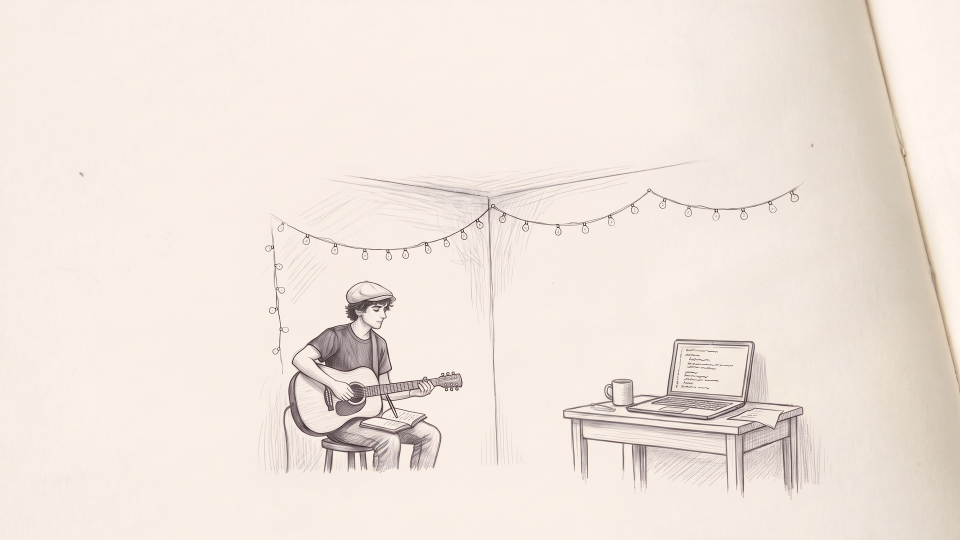
#> input picture media/act5/tex/page01.jpg, 1920 x 1080 px, found by its file name (shown at 1/2 size)
$ python build_strum.py
#> lines starting #> are read from the running program, lines starting #| are printed output that depends on the picture; after the words box and inside, x2 and y2 are one past the last pixel; in counts of white or black regions, pixels touching at a corner belong together
#!/usr/bin/env python3
"""v45_open (Jade 10-19: "0:00 - can we animate some guitar strumming on Charlie, even here?")
Splits Charlie's strumming forearm + hand off the 2011 page (#01) so cold_open.js can swing it on the strums.

Inputs
  media/act5/tex/page01.jpg                       the page as shown (1920x1080 frame px)
  assets/v4_stills/work/v45_open/arm_in.png       512x512 crop of work/passB_oc/plate01_clean_a.png at (746,860) (source px)
  assets/v4_stills/work/v45_open/arm_gen_a.png    NBP edit of arm_in (gen_arm.py, tag v45_open_arm_a): the guitar with the arm removed
Outputs (media/act5/tex/)
  hole01.png                       the clean guitar (NBP) inside the forearm footprint only (RGBA, same box as arm01), drawn over page01
  arm01.png                        the forearm + hand cut from page01 (RGBA, alpha = the traced footprint, 1 px feather)
  strum01.json                     arm01 placement + pivots (frame px): elbow, wrist, hand; head pivot for the nod variant
At rest (no rotation) page01 + hole01 + arm01 == page01 (checked below: max abs diff printed).
usage: .venv/bin/python assets/v4_stills/tools/v45_open/build_strum.py"""
import json, numpy as np
from PIL import Image, ImageDraw
from scipy import ndimage
R = '/home/jade/Documents/vibesong/'
WK = R + 'assets/v4_stills/work/v45_open/'; TEX = R + 'media/act5/tex/'
CX, CY, CN = 746, 860, 512                      # crop origin + size in source px (2752x1536)
SX, SY = 1920 / 2752, 1080 / 1536               # source px -> frame px
# the forearm + hand footprint, traced on arm_in (crop px): elbow tip, underside to the bridge, the hand, wrist top, forearm top, crease
POLY = [(89, 173), (100, 184), (120, 200), (150, 218), (185, 236), (200, 246), (215, 256), (232, 275), (250, 281), (265, 280), (271, 268),
        (268, 252), (265, 240), (258, 232), (250, 229), (230, 225), (217, 222), (200, 207), (180, 190), (160, 175), (152, 162), (120, 163)]
DIL = 7                                         # footprint dilation (frame px, odd): takes the arm's outline strokes + their soft edge shading along
ELBOW, WRIST, HAND = (100, 176), (222, 236), (248, 255)   # crop px

def to_frame(p): return ((p[0] + CX) * SX, (p[1] + CY) * SY)

page = np.asarray(Image.open(TEX + 'page01.jpg').convert('RGB'), np.float32)
gen = np.asarray(Image.open(WK + 'arm_gen_a.png').convert('RGB').resize((CN, CN), Image.LANCZOS), np.float32)
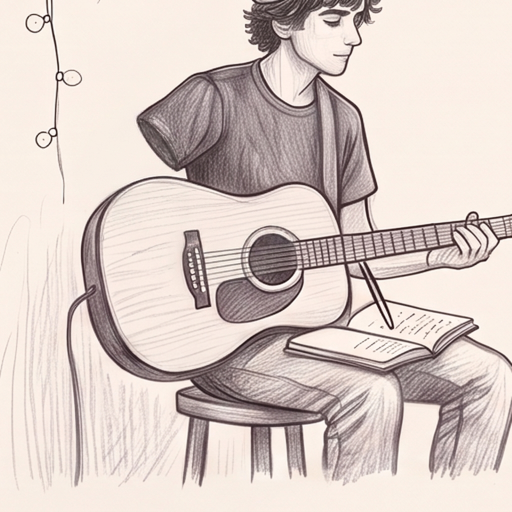
#> input picture assets/v4_stills/work/v45_open/arm_gen_a.png, 1024 x 1024 px, found by its file name (shown at 1/2 size)
inp = np.asarray(Image.open(WK + 'arm_in.png').convert('RGB'), np.float32)
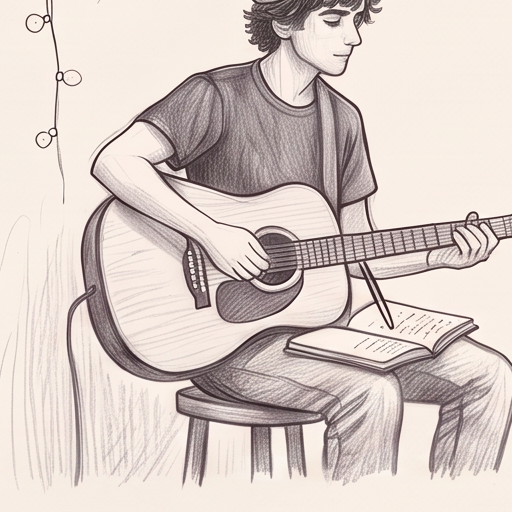
#> input picture assets/v4_stills/work/v45_open/arm_in.png, 512 x 512 px, found by its file name

# footprint mask in frame px (supersampled polygon, dilated ~1.5 px so the arm's outline stroke is inside, 1 px feather)
SS = 4
mk = Image.new('L', (1920 * SS, 1080 * SS), 0)
#> mk: PIL image 7680x4320 L; every value is 0
ImageDraw.Draw(mk).polygon([(x * SS, y * SS) for x, y in map(to_frame, POLY)], fill=255)
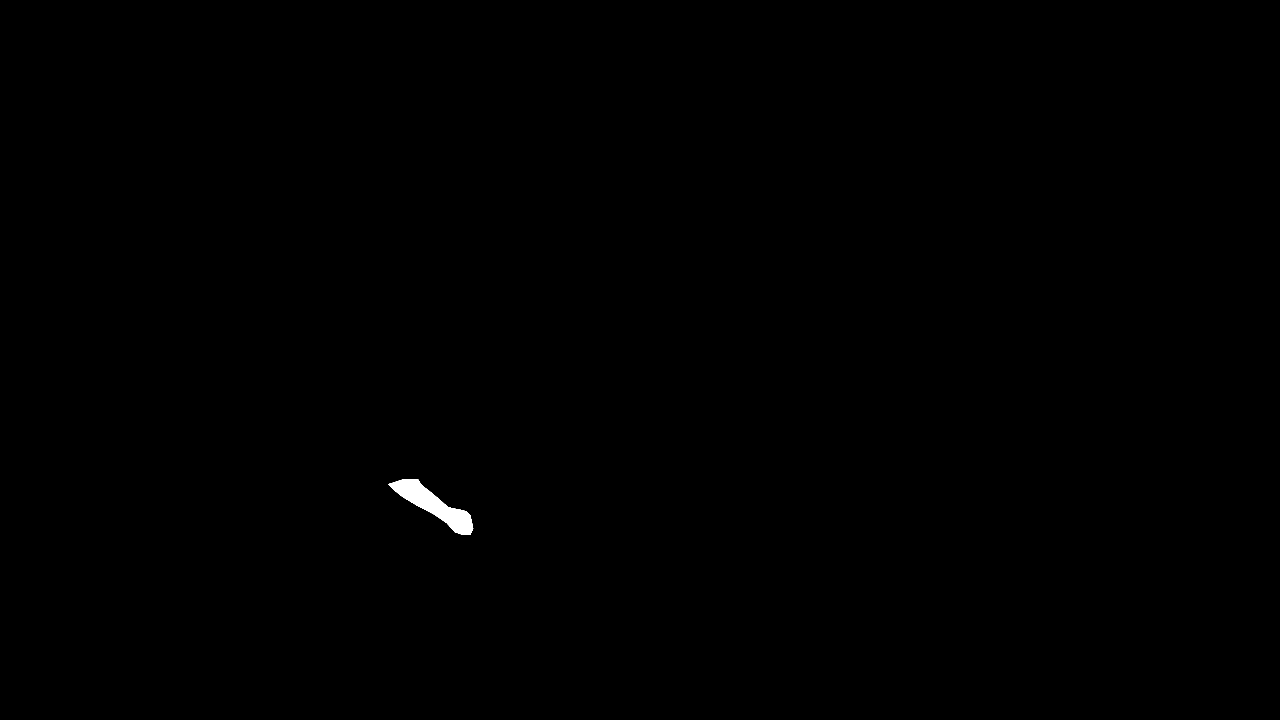
#> mk: PIL image 7680x4320 L (shown at 1/6 size); 0.17% white; 1 white region, box (x1, y1, x2, y2) and area: (2330, 2874, 2839, 3210) 57549
M = np.asarray(mk, np.float32).reshape(1080, SS, 1920, SS).mean((1, 3)) / 255
Mb = ndimage.grey_dilation(M, size=(DIL, DIL)); Ms = ndimage.grey_dilation(M, size=(3, 3))
# the wide rim only along the forearm; the hand keeps a tight rim (a wide one dragged the dark sound hole along with the fingers)
kx = np.clip((to_frame(WRIST)[0] - 4 - np.arange(1920)) / 8, 0, 1)[None, :]
M = Mb * kx + Ms * (1 - kx)
M = np.clip(ndimage.gaussian_filter(M, 0.7) * 1.15, 0, 1)

# the gen (crop px) resampled into frame px over the crop's frame box, tone-matched to page01 outside the footprint
fy, fx = np.mgrid[0:1080, 0:1920].astype(np.float32)
cx = fx / SX - CX; cy = fy / SY - CY
inbox = (cx >= 0) & (cx <= CN - 1) & (cy >= 0) & (cy <= CN - 1)
G = np.stack([ndimage.map_coordinates(gen[..., k], [cy, cx], order=3, mode='nearest') for k in range(3)], -1)
ring = (ndimage.binary_dilation(M > 0.02, iterations=14) & ~(ndimage.binary_dilation(M > 0.02, iterations=3))) & inbox
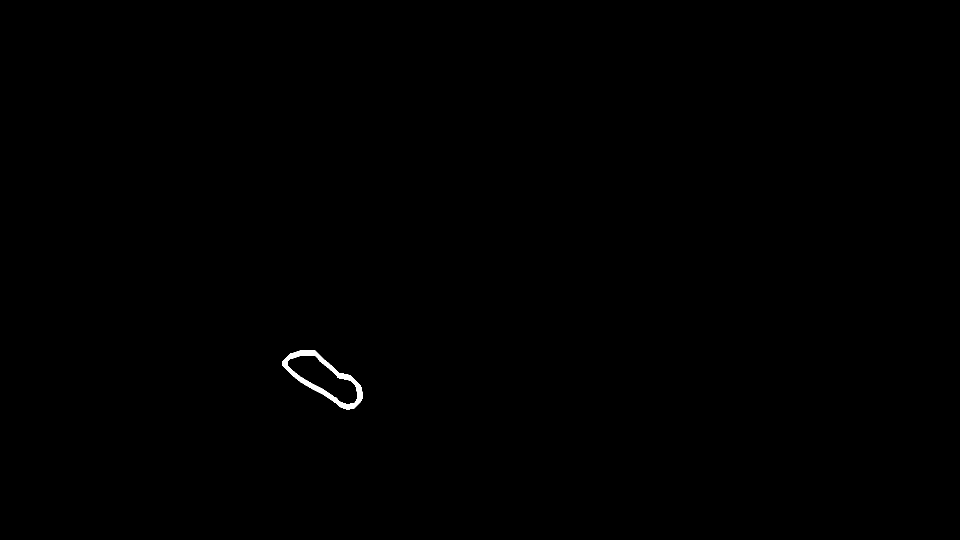
#> ring: shape (1080, 1920) bool (shown at 1/2 size); 0.18% white; 1 white region, box (x1, y1, x2, y2) and area: (564, 700, 726, 819) 3683
gain = np.median(page[ring], 0) / np.median(G[ring], 0); print('tone gain', gain.round(4))
#> after `gain = np.median(page[ring], 0) / np.median(G[ring], 0)`: gain = [0.927, 0.925, 0.933]
#| tone gain [0.9273 0.9249 0.9328]
G = np.clip(G * gain, 0, 255)
base = page * (1 - M[..., None]) + G * M[..., None]
base[~inbox] = page[~inbox]

# between and around the curled fingers the page shows the sound hole, its ring and the strings: where the gen reproduced a darker
# page01 pixel there, it is the guitar, not the hand, so it stays on the page instead of riding along with the fingers (the arm layer goes transparent there)
lum = lambda a: a @ np.array([0.299, 0.587, 0.114], np.float32)
same = ndimage.gaussian_filter(np.abs(lum(page) - lum(G)), 0.8)          # the gen reproduced this pixel -> it is the guitar, not the hand
dk = 1 - np.clip((170 - lum(page)) / 30, 0, 1) * np.clip((22 - same) / 10, 0, 1)   # only for the darker pixels (ring, hole, strings)
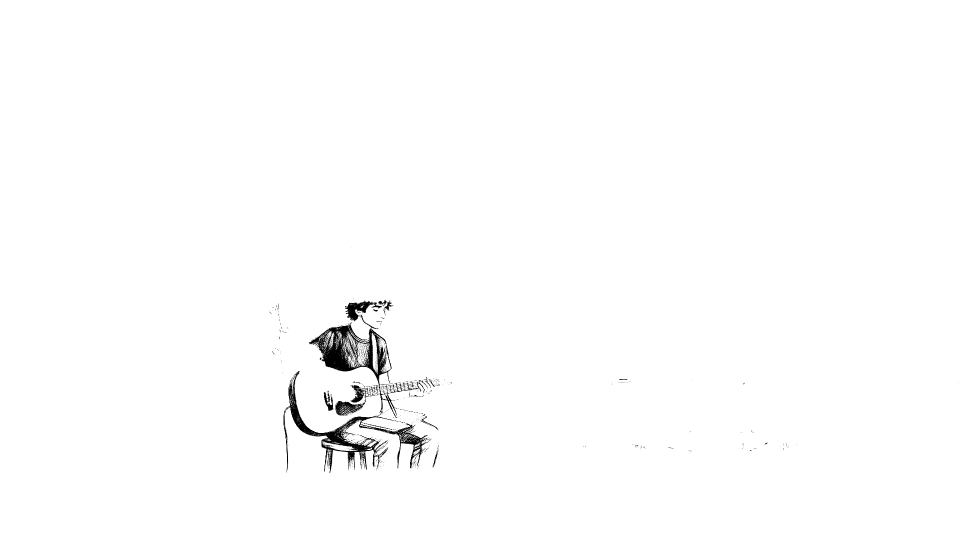
#> dk: shape (1080, 1920) float32 (shown at 1/2 size); min 0, max 1, mean 0.991
Ma = M * (kx + (1 - kx) * dk)
# the arm layer: page01's pixels under the footprint, cropped to its bbox (+2 px); the hole fill: the gen under the same footprint
# (a separate small layer over the UNCHANGED page01, so the page texture itself is untouched: no re-encode anywhere else)
ys, xs = np.nonzero(M > 0.002); x0, x1, y0, y1 = xs.min() - 2, xs.max() + 3, ys.min() - 2, ys.max() + 3
#> after `ys, xs = np.nonzero(M > 0.002)`: ys = 5387 values from 713 to 805; xs = 5387 values, max 712 at index 4873, min 577 at index 490, mean 647.3
#> after `x0, x1, y0, y1 = (xs.min() - 2, xs.max() + 3, ys.min() - 2, ys.max() +`: x0 = 575; x1 = 715; y0 = 711; y1 = 808
arm = np.dstack([page[y0:y1, x0:x1], Ma[y0:y1, x0:x1] * 255])
Image.fromarray(np.clip(arm + 0.5, 0, 255).astype(np.uint8), 'RGBA').save(TEX + 'arm01.png')
hole = np.dstack([G[y0:y1, x0:x1], M[y0:y1, x0:x1] * 255])
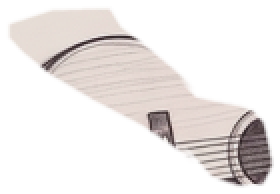
#> hole: shape (97, 140, 4) float64 (shown 2 times larger); mean R, G, B, A 187.8, 174.2, 171.3, 87.3; transparent parts drawn white
Image.fromarray(np.clip(hole + 0.5, 0, 255).astype(np.uint8), 'RGBA').save(TEX + 'hole01.png')
rel = lambda p: [round(to_frame(p)[0] - x0, 1), round(to_frame(p)[1] - y0, 1)]
lay = {'arm01': {'x': int(x0), 'y': int(y0), 'w': int(x1 - x0), 'h': int(y1 - y0),
                 'elbow': rel(ELBOW), 'wrist': rel(WRIST), 'hand': rel(HAND)},
       # (variant 'nod') the head: rotates about the base of the neck; weight 1 inside the head ellipse, 0 by the collar
       'head01': {'pivot': [726, 668], 'center': [742, 610], 'radii': [62, 56], 'fall': 24, 'box': [640, 520, 840, 700]},
       'src': 'v45_open build_strum.py (gen arm_gen_a.png, tag v45_open_arm_a)'}
json.dump(lay, open(TEX + 'strum01.json', 'w'), indent=1); print(json.dumps(lay))
#> (printed output is left out)

# check: at rest base + arm == page01
a = Ma[..., None]; rest = page.copy(); rest[y0:y1, x0:x1] = arm[..., :3] * a[y0:y1, x0:x1] + base[y0:y1, x0:x1] * (1 - a[y0:y1, x0:x1])
print('rest vs page01: max', np.abs(rest - page).max().round(2), 'mean', np.abs(rest - page).mean().round(5))
#| rest vs page01: max 49.14 mean 0.0021
# work views
Image.fromarray(np.clip(base[560:1000, 500:900], 0, 255).astype(np.uint8)).resize((800, 880), Image.LANCZOS).save(WK + 'view_base.png')
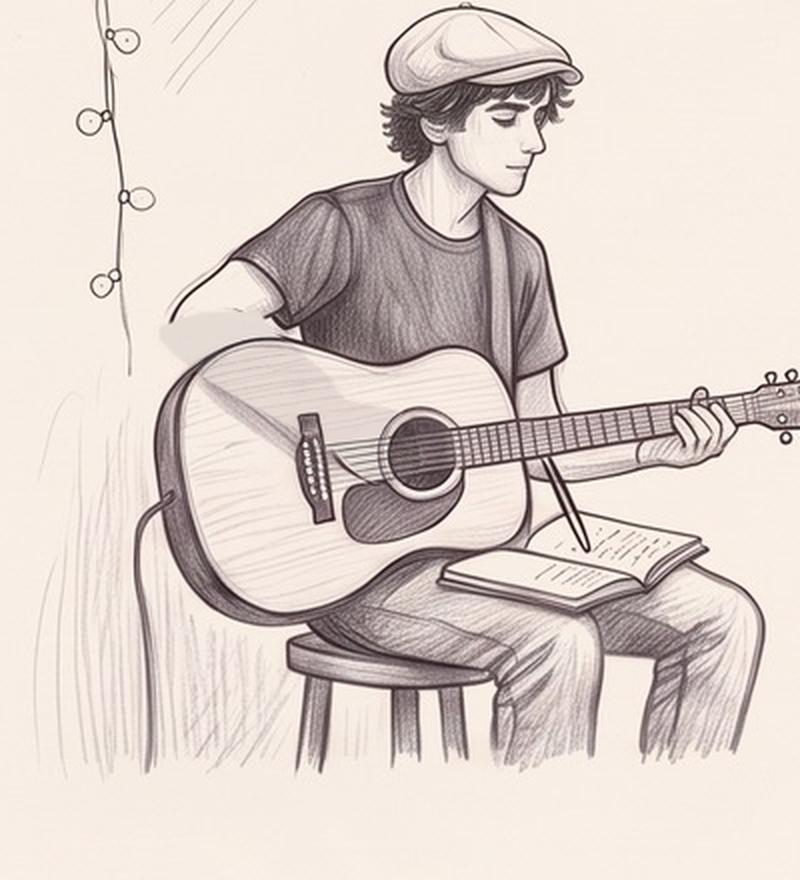
#> saved as view_base.png: PIL image 800x880 RGB; mean R, G, B 221.7, 210.2, 203.6
